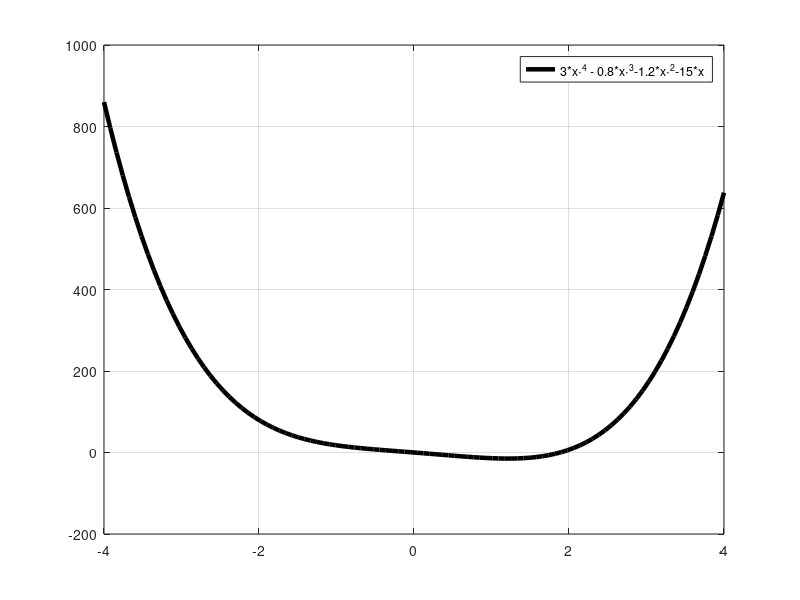

This figure's MATLAB source:

y=@(x) 3*x.^4 - 0.8*x.^3-1.2*x.^2-15*x
x= linspace (-4, 4);

plot (x,y(x), 'k', 'LineWidth', 3.25)
title('')
legend ('3*x{\cdot}^4 - 0.8*x{\cdot}^3-1.2*x{\cdot}^2-15*x')
grid on; print('theme_2_global.png', '-r600', '-dpng')